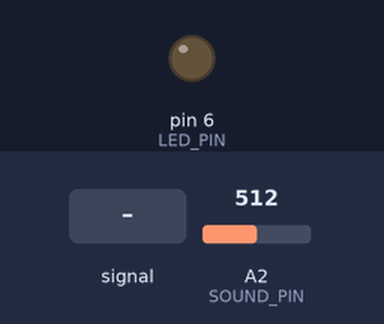
Bench run of a sketch on a simulated Arduino Uno, built with avr-gcc and run on an emulated ATmega328P. On the bench: output pins drawn as LEDs (lit = HIGH). The test bench sets the inputs (shaded band); at power-on: A2 (SOUND_PIN) = 512.

Above: at 1.2 s.
1.3 s: A2 (SOUND_PIN) fed a 200 Hz sine of ±255 counts around its level
At 2.2 s:
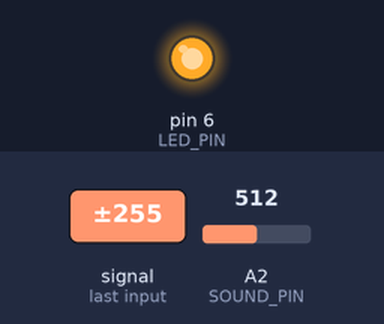
4.3 s: A2 (SOUND_PIN) set to 716
At 4.9 s:
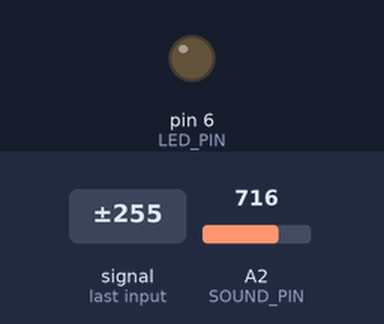
5.8 s: A2 (SOUND_PIN) set to 733
At 6.8 s:
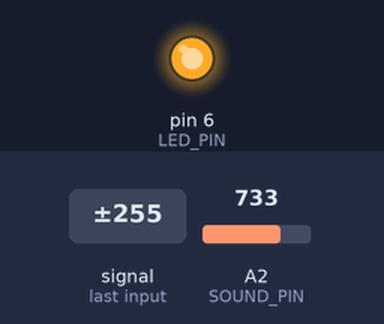
7.3 s: A2 (SOUND_PIN) set to 511
At 8.1 s:
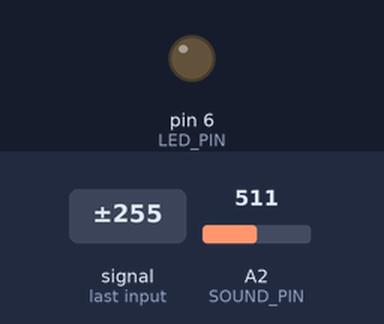
Timing chart, 0 to 9.9 s (numbered marks = the images above; inputs shaded):
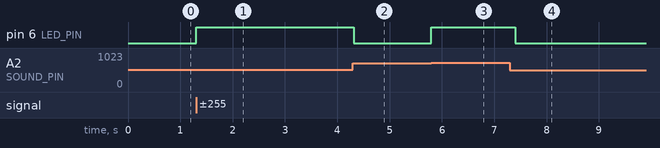

Measured:
- the behaviour switches between 716 and 717 on A2 (SOUND_PIN) (found by bisection; images 2 and 3)
- after the input at 1.3 s, pin 6 (LED_PIN): LOW → HIGH at once
- after the input at 4.3 s, pin 6 (LED_PIN): HIGH → LOW at once
- after the input at 5.8 s, pin 6 (LED_PIN): LOW → HIGH at once
- after the input at 7.3 s, pin 6 (LED_PIN): HIGH → LOW after 0.10 s

The sketch:

grove-sound-sensor-led.ino
```cpp
const int SOUND_PIN = A2;
const int  LED_PIN = 6;  // arduino sensor kit
//const int  LED_PIN = 4;  // grove beginner kit

void setup() {
  pinMode(LED_PIN, OUTPUT);
}

void loop() {
  int sound_value = analogRead(SOUND_PIN);
  int sound_value_percent = map(sound_value, 0, 1023, 0, 100);

  if (sound_value_percent >= 70) {
    digitalWrite(LED_PIN, HIGH);
    delay(200);
  }
  else {
    digitalWrite(LED_PIN, LOW);
  }
}
```
